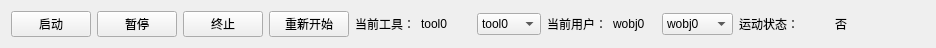
    <widget class="QWidget" name="layoutWidget">
     <property name="geometry">
      <rect>
       <x>20</x>
       <y>134</y>
       <width>936</width>
       <height>37</height>
      </rect>
     </property>
     <layout class="QHBoxLayout" name="horizontalLayout_12">
      <item>
       <layout class="QHBoxLayout" name="horizontalLayout_9">
        <item>
         <widget class="QPushButton" name="startButton">
          <property name="text">
           <string>启动</string>
          </property>
         </widget>
        </item>
        <item>
         <widget class="QPushButton" name="holdButton">
          <property name="text">
           <string>暂停</string>
          </property>
         </widget>
        </item>
        <item>
         <widget class="QPushButton" name="terminateButton">
          <property name="text">
           <string>终止</string>
          </property>
         </widget>
        </item>
        <item>
         <widget class="QPushButton" name="restartButton">
          <property name="text">
           <string>重新开始</string>
          </property>
         </widget>
        </item>
       </layout>
      </item>
      <item>
       <layout class="QHBoxLayout" name="horizontalLayout_10">
        <item>
         <widget class="QLabel" name="label_4">
          <property name="text">
           <string>当前工具：</string>
          </property>
         </widget>
        </item>
        <item>
         <widget class="QLabel" name="currentToolLabel">
          <property name="text">
           <string>tool0</string>
          </property>
         </widget>
        </item>
        <item>
         <widget class="QComboBox" name="curTool_combox">
          <item>
           <property name="text">
            <string>tool0</string>
           </property>
          </item>
          <item>
           <property name="text">
            <string>tool1</string>
           </property>
          </item>
          <item>
           <property name="text">
            <string>tool2</string>
           </property>
          </item>
          <item>
           <property name="text">
            <string>tool3</string>
           </property>
          </item>
          <item>
           <property name="text">
            <string>tool4</string>
           </property>
          </item>
          <item>
           <property name="text">
            <string>tool5</string>
           </property>
          </item>
          <item>
           <property name="text">
            <string>tool6</string>
           </property>
          </item>
          <item>
           <property name="text">
            <string>tool7</string>
           </property>
          </item>
          <item>
           <property name="text">
            <string>tool8</string>
           </property>
          </item>
          <item>
           <property name="text">
            <string>tool9</string>
           </property>
          </item>
          <item>
           <property name="text">
            <string>tool10</string>
           </property>
          </item>
         </widget>
        </item>
       </layout>
      </item>
      <item>
       <layout class="QHBoxLayout" name="horizontalLayout_11">
        <item>
         <widget class="QLabel" name="label_8">
          <property name="text">
           <string>当前用户：</string>
          </property>
         </widget>
        </item>
        <item>
         <widget class="QLabel" name="currentWobjLabel">
          <property name="text">
           <string>wobj0</string>
          </property>
         </widget>
        </item>
        <item>
         <widget class="QComboBox" name="curWobj_combox">
          <item>
           <property name="text">
            <string>wobj0</string>
           </property>
          </item>
          <item>
           <property name="text">
            <string>wobj1</string>
           </property>
          </item>
          <item>
           <property name="text">
            <string>wobj2</string>
           </property>
          </item>
          <item>
           <property name="text">
            <string>wobj3</string>
           </property>
          </item>
          <item>
           <property name="text">
            <string>wobj4</string>
           </property>
          </item>
          <item>
           <property name="text">
            <string>wobj5</string>
           </property>
          </item>
          <item>
           <property name="text">
            <string>wobj6</string>
           </property>
          </item>
          <item>
           <property name="text">
            <string>wobj7</string>
           </property>
          </item>
          <item>
           <property name="text">
            <string>wobj8</string>
           </property>
          </item>
          <item>
           <property name="text">
            <string>wobj9</string>
           </property>
          </item>
          <item>
           <property name="text">
            <string>wobj10</string>
           </property>
          </item>
          <item>
           <property name="text">
            <string>wobj11</string>
           </property>
          </item>
          <item>
           <property name="text">
            <string>wobj12</string>
           </property>
          </item>
          <item>
           <property name="text">
            <string>wobj13</string>
           </property>
          </item>
          <item>
           <property name="text">
            <string>wobj14</string>
           </property>
          </item>
          <item>
           <property name="text">
            <string>wobj15</string>
           </property>
          </item>
          <item>
           <property name="text">
            <string>wobj16</string>
           </property>
          </item>
          <item>
           <property name="text">
            <string>wobj17</string>
           </property>
          </item>
          <item>
           <property name="text">
            <string>wobj18</string>
           </property>
          </item>
          <item>
           <property name="text">
            <string>wobj19</string>
           </property>
          </item>
          <item>
           <property name="text">
            <string>wobj20</string>
           </property>
          </item>
          <item>
           <property name="text">
            <string>wobj21</string>
           </property>
          </item>
          <item>
           <property name="text">
            <string>wobj22</string>
           </property>
          </item>
          <item>
           <property name="text">
            <string>wobj23</string>
           </property>
          </item>
          <item>
           <property name="text">
            <string>wobj24</string>
           </property>
          </item>
          <item>
           <property name="text">
            <string>wobj25</string>
           </property>
          </item>
          <item>
           <property name="text">
            <string>wobj26</string>
           </property>
          </item>
          <item>
           <property name="text">
            <string>wobj27</string>
           </property>
          </item>
          <item>
           <property name="text">
            <string>wobj28</string>
           </property>
          </item>
          <item>
           <property name="text">
            <string>wobj29</string>
           </property>
          </item>
          <item>
           <property name="text">
            <string>wobj30</string>
           </property>
          </item>
          <item>
           <property name="text">
            <string>wobj31</string>
           </property>
          </item>
          <item>
           <property name="text">
            <string>wobj32</string>
           </property>
          </item>
         </widget>
        </item>
       </layout>
      </item>
      <item>
       <layout class="QHBoxLayout" name="horizontalLayout_123">
        <item>
         <widget class="QLabel" name="label_123">
          <property name="text">
           <string>运动状态：</string>
          </property>
         </widget>
        </item>
        <item>
         <widget class="QLabel" name="currentMoveState">
          <property name="text">
           <string>否</string>
          </property>
         </widget>
        </item>
       </layout>
      </item>
     </layout>
    </widget>
